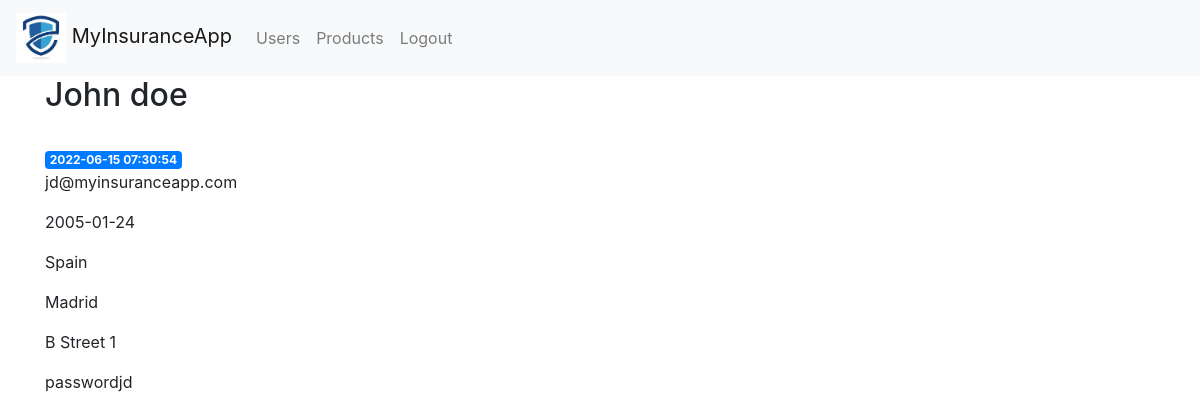
/users/1 (signed in), run on an earlier commit of the app's database.
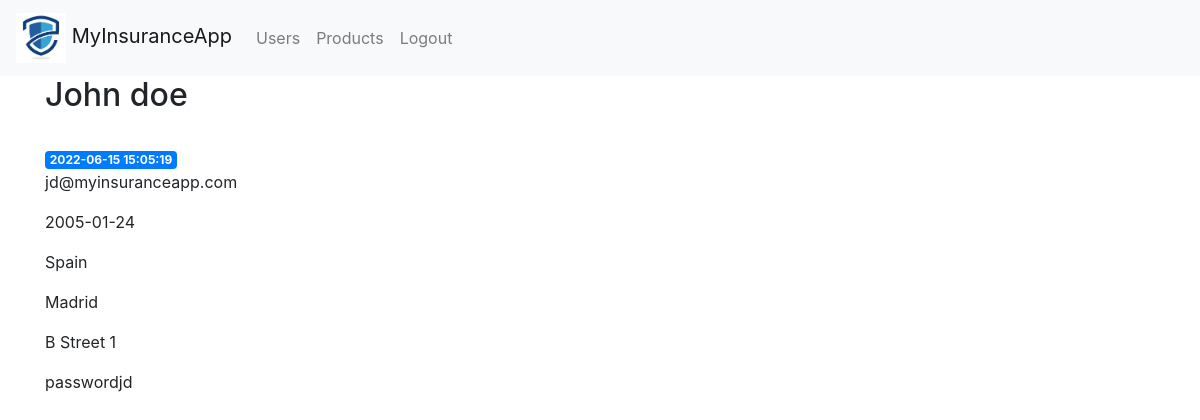
And on a later commit of the database.
### tables this page shows
CREATE TABLE users (
    id INTEGER PRIMARY KEY AUTOINCREMENT,
    created TIMESTAMP DEFAULT CURRENT_TIMESTAMP,
    fullname TEXT NOT NULL,
    email TEXT NOT NULL,
    birthdate TIMESTAMP ,
    country TEXT ,
    city TEXT ,
    address TEXT, 
    password TEXT
);

### project/controllers/web/user_controller.py (the view)
@app.route('/users/<int:user_id>')
def user(user_id):
    if not session.get("id"):
        return redirect(url_for('login'))
    theuser = get_user(user_id)
    return render_template('user/user.html', user=theuser)

### project/persistence/__init__.py (called while the page is built)
def dict_factory(cursor, row):
    d = {}
    for idx, col in enumerate(cursor.description):
        d[col[0]] = row[idx]
    return d

def get_db_connection():
    conn = sqlite3.connect('./database/database.db')
    conn.row_factory = dict_factory
    return conn

### project/persistence/users_dao.py (called while the page is built)
def get_user(user_id):
    conn = get_db_connection()
    user = conn.execute('SELECT * FROM users WHERE id = ?',
                        (user_id,)).fetchone()
    conn.close()
    return user

### project/templates/user/user.html
{% extends 'base.html' %}
{% block content %}
<h2>{% block fullname %} {{ user['fullname'] }} {% endblock %}</h2>
<br>
<span class="badge badge-primary">{{ user['created'] }}</span>
<p>{{ user['email'] }}</p>
<p>{{ user['birthdate'] }}</p>
<p>{{ user['country'] }}</p>
<p>{{ user['city'] }}</p>
<p>{{ user['address'] }}</p>
<p>{{ user['password'] }}</p>
{% endblock %}

What changed in the data, as far as the page shows it:
changed users "John doe": created "2022-06-15 07:30:54" → "2022-06-15 15:05:19"
